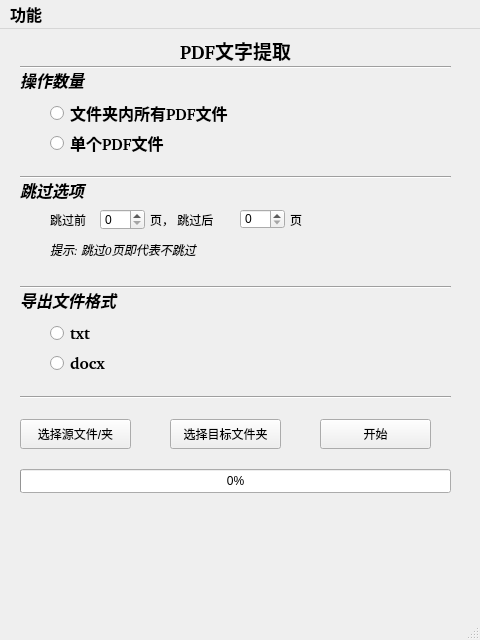
<?xml version="1.0" encoding="UTF-8"?>
<ui version="4.0">
 <class>MainWindow</class>
 <widget class="QMainWindow" name="MainWindow">
  <property name="geometry">
   <rect>
    <x>0</x>
    <y>0</y>
    <width>480</width>
    <height>640</height>
   </rect>
  </property>
  <property name="windowTitle">
   <string>MainWindow</string>
  </property>
  <widget class="QWidget" name="centralwidget">
   <widget class="QLabel" name="label">
    <property name="geometry">
     <rect>
      <x>180</x>
      <y>10</y>
      <width>121</width>
      <height>22</height>
     </rect>
    </property>
    <property name="font">
     <font>
      <family>Noto Sans [GOOG]</family>
      <pointsize>14</pointsize>
      <weight>75</weight>
      <bold>true</bold>
     </font>
    </property>
    <property name="text">
     <string>PDF文字提取</string>
    </property>
   </widget>
   <widget class="Line" name="line_3">
    <property name="geometry">
     <rect>
      <x>20</x>
      <y>30</y>
      <width>431</width>
      <height>16</height>
     </rect>
    </property>
    <property name="orientation">
     <enum>Qt::Horizontal</enum>
    </property>
   </widget>
   <widget class="QRadioButton" name="radioButton_all">
    <property name="geometry">
     <rect>
      <x>50</x>
      <y>70</y>
      <width>221</width>
      <height>28</height>
     </rect>
    </property>
    <property name="font">
     <font>
      <family>Noto Sans [GOOG]</family>
      <pointsize>12</pointsize>
      <weight>75</weight>
      <italic>false</italic>
      <bold>true</bold>
     </font>
    </property>
    <property name="text">
     <string>文件夹内所有PDF文件</string>
    </property>
    <attribute name="buttonGroup">
     <string notr="true">buttonGroup</string>
    </attribute>
   </widget>
   <widget class="QRadioButton" name="radioButton_single">
    <property name="geometry">
     <rect>
      <x>50</x>
      <y>100</y>
      <width>114</width>
      <height>28</height>
     </rect>
    </property>
    <property name="font">
     <font>
      <family>Noto Sans [GOOG]</family>
      <pointsize>12</pointsize>
      <weight>75</weight>
      <italic>false</italic>
      <bold>true</bold>
     </font>
    </property>
    <property name="text">
     <string>单个PDF文件</string>
    </property>
    <attribute name="buttonGroup">
     <string notr="true">buttonGroup</string>
    </attribute>
   </widget>
   <widget class="QLabel" name="label_2">
    <property name="geometry">
     <rect>
      <x>20</x>
      <y>40</y>
      <width>101</width>
      <height>22</height>
     </rect>
    </property>
    <property name="font">
     <font>
      <family>Noto Sans [GOOG]</family>
      <pointsize>12</pointsize>
      <weight>75</weight>
      <italic>true</italic>
      <bold>true</bold>
     </font>
    </property>
    <property name="text">
     <string>操作数量</string>
    </property>
   </widget>
   <widget class="Line" name="line">
    <property name="geometry">
     <rect>
      <x>20</x>
      <y>140</y>
      <width>431</width>
      <height>16</height>
     </rect>
    </property>
    <property name="orientation">
     <enum>Qt::Horizontal</enum>
    </property>
   </widget>
   <widget class="QLabel" name="label_3">
    <property name="geometry">
     <rect>
      <x>20</x>
      <y>150</y>
      <width>141</width>
      <height>22</height>
     </rect>
    </property>
    <property name="font">
     <font>
      <family>Noto Sans [GOOG]</family>
      <pointsize>12</pointsize>
      <weight>75</weight>
      <italic>true</italic>
      <bold>true</bold>
     </font>
    </property>
    <property name="text">
     <string>跳过选项</string>
    </property>
   </widget>
   <widget class="QLabel" name="label_4">
    <property name="geometry">
     <rect>
      <x>50</x>
      <y>180</y>
      <width>51</width>
      <height>22</height>
     </rect>
    </property>
    <property name="text">
     <string>跳过前</string>
    </property>
   </widget>
   <widget class="QSpinBox" name="spinBox">
    <property name="geometry">
     <rect>
      <x>100</x>
      <y>180</y>
      <width>45</width>
      <height>21</height>
     </rect>
    </property>
   </widget>
   <widget class="QLabel" name="label_5">
    <property name="geometry">
     <rect>
      <x>150</x>
      <y>180</y>
      <width>81</width>
      <height>22</height>
     </rect>
    </property>
    <property name="text">
     <string>页， 跳过后</string>
    </property>
   </widget>
   <widget class="QSpinBox" name="spinBox_2">
    <property name="geometry">
     <rect>
      <x>240</x>
      <y>180</y>
      <width>45</width>
      <height>20</height>
     </rect>
    </property>
   </widget>
   <widget class="QLabel" name="label_6">
    <property name="geometry">
     <rect>
      <x>290</x>
      <y>180</y>
      <width>21</width>
      <height>22</height>
     </rect>
    </property>
    <property name="text">
     <string>页</string>
    </property>
   </widget>
   <widget class="QLabel" name="label_7">
    <property name="geometry">
     <rect>
      <x>50</x>
      <y>210</y>
      <width>391</width>
      <height>22</height>
     </rect>
    </property>
    <property name="font">
     <font>
      <family>Noto Sans [GOOG]</family>
      <italic>true</italic>
     </font>
    </property>
    <property name="text">
     <string>提示: 跳过0页即代表不跳过</string>
    </property>
   </widget>
   <widget class="Line" name="line_2">
    <property name="geometry">
     <rect>
      <x>20</x>
      <y>250</y>
      <width>431</width>
      <height>16</height>
     </rect>
    </property>
    <property name="orientation">
     <enum>Qt::Horizontal</enum>
    </property>
   </widget>
   <widget class="QLabel" name="label_8">
    <property name="geometry">
     <rect>
      <x>20</x>
      <y>260</y>
      <width>141</width>
      <height>22</height>
     </rect>
    </property>
    <property name="font">
     <font>
      <family>Noto Sans [GOOG]</family>
      <pointsize>12</pointsize>
      <weight>75</weight>
      <italic>true</italic>
      <bold>true</bold>
     </font>
    </property>
    <property name="text">
     <string>导出文件格式</string>
    </property>
   </widget>
   <widget class="QRadioButton" name="radioButton_3">
    <property name="geometry">
     <rect>
      <x>50</x>
      <y>290</y>
      <width>221</width>
      <height>28</height>
     </rect>
    </property>
    <property name="font">
     <font>
      <family>Noto Sans [GOOG]</family>
      <pointsize>12</pointsize>
      <weight>75</weight>
      <italic>false</italic>
      <bold>true</bold>
     </font>
    </property>
    <property name="text">
     <string>txt</string>
    </property>
    <attribute name="buttonGroup">
     <string notr="true">buttonGroup_2</string>
    </attribute>
   </widget>
   <widget class="QRadioButton" name="radioButton_4">
    <property name="geometry">
     <rect>
      <x>50</x>
      <y>320</y>
      <width>114</width>
      <height>28</height>
     </rect>
    </property>
    <property name="font">
     <font>
      <family>Noto Sans [GOOG]</family>
      <pointsize>12</pointsize>
      <weight>75</weight>
      <italic>false</italic>
      <bold>true</bold>
     </font>
    </property>
    <property name="text">
     <string>docx</string>
    </property>
    <attribute name="buttonGroup">
     <string notr="true">buttonGroup_2</string>
    </attribute>
   </widget>
   <widget class="Line" name="line_4">
    <property name="geometry">
     <rect>
      <x>20</x>
      <y>360</y>
      <width>431</width>
      <height>16</height>
     </rect>
    </property>
    <property name="orientation">
     <enum>Qt::Horizontal</enum>
    </property>
   </widget>
   <widget class="QPushButton" name="pushButton">
    <property name="geometry">
     <rect>
      <x>20</x>
      <y>390</y>
      <width>111</width>
      <height>30</height>
     </rect>
    </property>
    <property name="text">
     <string>选择源文件/夹</string>
    </property>
   </widget>
   <widget class="QPushButton" name="pushButton_start">
    <property name="geometry">
     <rect>
      <x>320</x>
      <y>390</y>
      <width>111</width>
      <height>30</height>
     </rect>
    </property>
    <property name="text">
     <string>开始</string>
    </property>
   </widget>
   <widget class="QPushButton" name="pushButton_2">
    <property name="geometry">
     <rect>
      <x>170</x>
      <y>390</y>
      <width>111</width>
      <height>30</height>
     </rect>
    </property>
    <property name="text">
     <string>选择目标文件夹</string>
    </property>
   </widget>
   <widget class="QProgressBar" name="progressBar">
    <property name="geometry">
     <rect>
      <x>20</x>
      <y>440</y>
      <width>431</width>
      <height>24</height>
     </rect>
    </property>
    <property name="contextMenuPolicy">
     <enum>Qt::DefaultContextMenu</enum>
    </property>
    <property name="value">
     <number>0</number>
    </property>
   </widget>
  </widget>
  <widget class="QMenuBar" name="menubar">
   <property name="geometry">
    <rect>
     <x>0</x>
     <y>0</y>
     <width>480</width>
     <height>28</height>
    </rect>
   </property>
   <property name="font">
    <font>
     <family>Noto Sans [GOOG]</family>
     <pointsize>12</pointsize>
     <weight>75</weight>
     <bold>true</bold>
    </font>
   </property>
   <property name="autoFillBackground">
    <bool>false</bool>
   </property>
   <widget class="QMenu" name="menu">
    <property name="title">
     <string>功能</string>
    </property>
    <addaction name="action"/>
    <addaction name="separator"/>
    <addaction name="actionpdf"/>
   </widget>
   <addaction name="menu"/>
  </widget>
  <widget class="QStatusBar" name="statusbar"/>
  <action name="action">
   <property name="text">
    <string>文字转音频</string>
   </property>
   <property name="font">
    <font>
     <family>Noto Sans [GOOG]</family>
     <pointsize>12</pointsize>
     <weight>75</weight>
     <bold>true</bold>
    </font>
   </property>
  </action>
  <action name="actionpdf">
   <property name="text">
    <string>PDF文字提取</string>
   </property>
   <property name="font">
    <font>
     <family>Noto Sans [GOOG]</family>
     <pointsize>12</pointsize>
     <weight>75</weight>
     <bold>true</bold>
    </font>
   </property>
  </action>
 </widget>
 <resources/>
 <connections/>
 <buttongroups>
  <buttongroup name="buttonGroup"/>
  <buttongroup name="buttonGroup_2"/>
 </buttongroups>
</ui>
